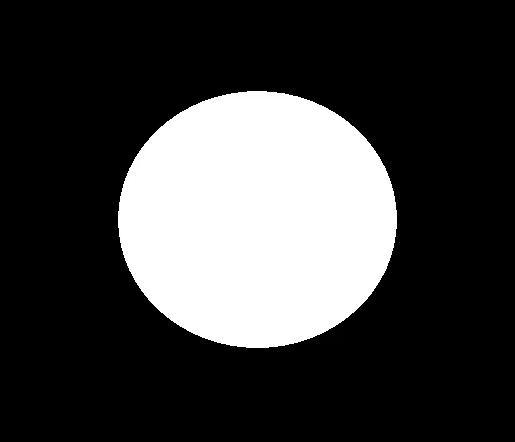
#> input picture img/pi.png, 515 x 442 px
$ python demo4.py
#> lines starting #> are read from the running program, lines starting #| are printed output that depends on the picture
### chapter2/utils.py
import cv2
import numpy as np


def show_image(windows_name, image):
    cv2.imshow(windows_name, image)
    cv2.waitKey(0)
    cv2.destroyAllWindows()


def figure_splicing(images):
    res = np.hstack(images)
    return res

### chapter2/demo4.py
import numpy as np

import utils
import cv2

if __name__ == '__main__':
    pie = cv2.imread('../img/pi.png')
#> pie is the input picture: shape (442, 515, 3); mean B, G, R 63, 63, 63
    kernel = np.ones((7, 7), np.uint8)
    dilate = cv2.dilate(pie, kernel, iterations=5)
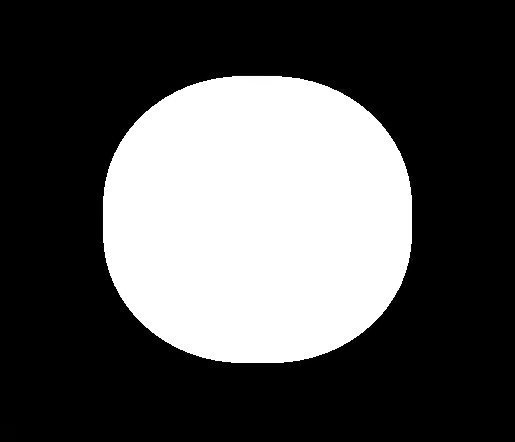
#> dilate: shape (442, 515, 3); mean B, G, R 82.1, 82.1, 82.1
    erosion = cv2.erode(pie, kernel, iterations=5)
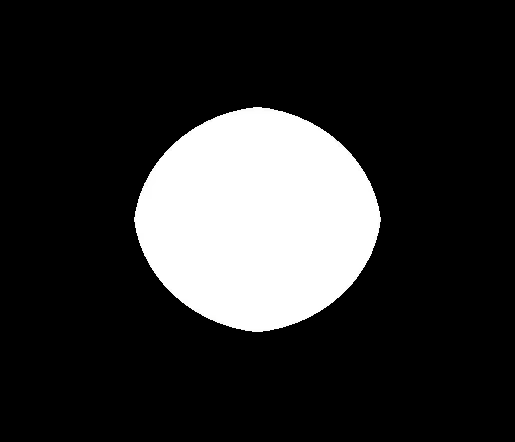
#> erosion: shape (442, 515, 3); mean B, G, R 46, 46, 46

    gradient = cv2.morphologyEx(pie, cv2.MORPH_GRADIENT, kernel)
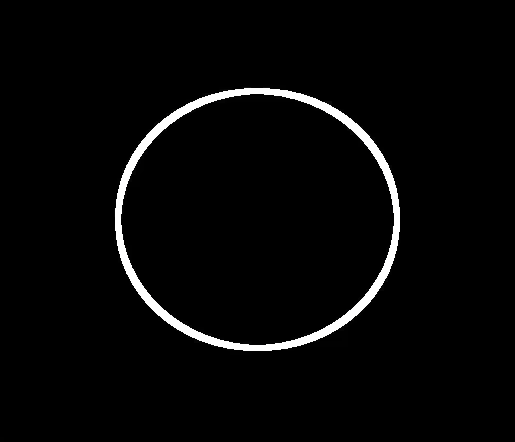
#> gradient: shape (442, 515, 3); mean B, G, R 7.3, 7.3, 7.3

    res = utils.figure_splicing((pie, dilate, erosion, gradient))
#> in figure_splicing, `res = np.hstack(images)`:
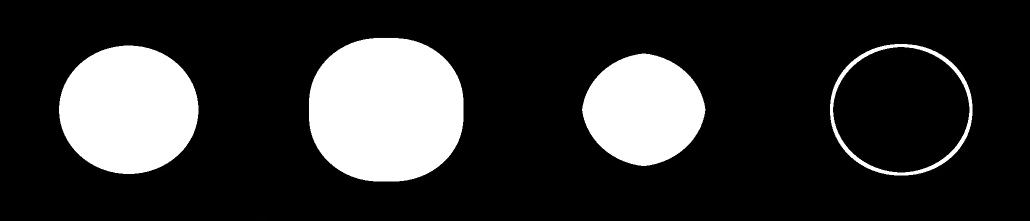
#> res: shape (442, 2060, 3) (shown at 1/2 size); mean of channels 0, 1, 2 49.6, 49.6, 49.6; drawn as B, G, R
    utils.show_image("images", res)
